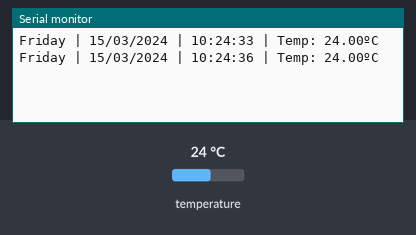
The sketch below on a simulated ESP32-S3. Shown: the last lines printed to the serial monitor. The test bench sets the inputs (shaded band); at power-on: temperature 24 °C. The local clock reads 2024-03-15 10:24:30 at power-on unless the sketch sets it.

Above: at 6.8 s.
6.9 s: temperature set to 12 °C
At 9.7 s:
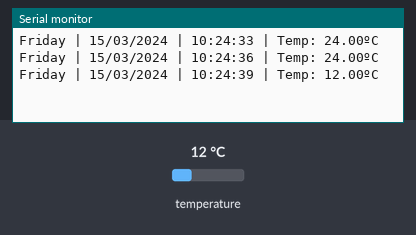
11.4 s: temperature set to 19 °C
At 13.2 s:
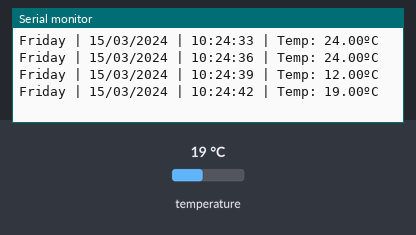
Timing chart, 0 to 14.7 s (numbered marks = the images above; inputs shaded):
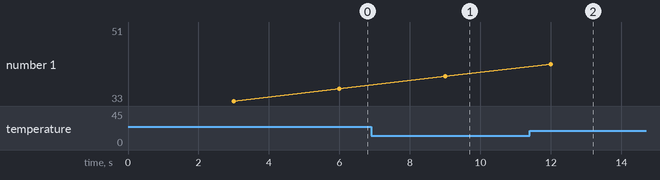

Measured:
- after the input at 6.9 s, the serial monitor: prints a new line after 2.1 s (image 1)
- after the input at 11.4 s, the serial monitor: prints a new line after 0.60 s (image 2)

The sketch:

RTC.ino
```cpp
#include <Wire.h>
#include "RTClib.h"

RTC_DS3231 rtc;

char daysOfTheWeek[7][12] = {"Sunday", "Monday", "Tuesday", "Wednesday", "Thursday", "Friday", "Saturday"};

/* DEFINE I2C PINS FOR ESP32-S3 */
#define SDA_PIN 8
#define SCL_PIN 9

unsigned long previousMillis = 0;
const unsigned long interval = 3000;

void setup() {
  Serial.begin(115200);

  /* INITIALIZE I2C WITH CUSTOM SDA AND SCL PINS */
  Wire.begin(SDA_PIN, SCL_PIN);

  if (!rtc.begin()) {
    Serial.println("Couldn't find RTC");
    Serial.flush();
    while (1) delay(10);
  }

  if (rtc.lostPower()) {
    Serial.println("RTC lost power, let's set the time!");
    rtc.adjust(DateTime(F(__DATE__), F(__TIME__)));
  }
}

void loop() {
  unsigned long currentMillis = millis();

  if (currentMillis - previousMillis >= interval) {
    previousMillis = currentMillis;

    DateTime now = rtc.now();

    String yearStr = String(now.year(), DEC);
    String monthStr = (now.month() < 10 ? "0" : "") + String(now.month(), DEC);
    String dayStr = (now.day() < 10 ? "0" : "") + String(now.day(), DEC);
    String hourStr = (now.hour() < 10 ? "0" : "") + String(now.hour(), DEC);
    String minuteStr = (now.minute() < 10 ? "0" : "") + String(now.minute(), DEC);
    String secondStr = (now.second() < 10 ? "0" : "") + String(now.second(), DEC);
    String dayOfWeek = daysOfTheWeek[now.dayOfTheWeek()];

    String formattedTime = dayOfWeek + " | " + dayStr + "/" + monthStr + "/" + yearStr + " | " + hourStr + ":" + minuteStr + ":" + secondStr;

    Serial.print(formattedTime);
    Serial.print(" | Temp: ");
    Serial.print(rtc.getTemperature());
    Serial.print("ºC");
    Serial.println();
  }
}
```
